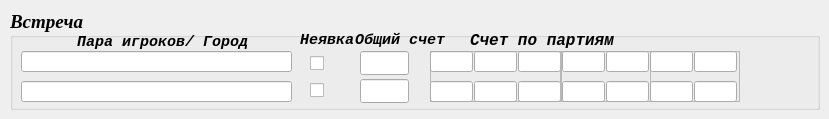
    <widget class="QWidget" name="tab_8">
     <attribute name="title">
      <string>Пары</string>
     </attribute>
     <widget class="QGroupBox" name="groupBox_match_4">
      <property name="geometry">
       <rect>
        <x>10</x>
        <y>10</y>
        <width>810</width>
        <height>100</height>
       </rect>
      </property>
      <property name="font">
       <font>
        <family>Times New Roman</family>
        <pointsize>14</pointsize>
        <weight>75</weight>
        <italic>true</italic>
        <bold>true</bold>
       </font>
      </property>
      <property name="title">
       <string>Встреча</string>
      </property>
      <property name="flat">
       <bool>false</bool>
      </property>
      <widget class="QLabel" name="label_64">
       <property name="geometry">
        <rect>
         <x>460</x>
         <y>22</y>
         <width>181</width>
         <height>16</height>
        </rect>
       </property>
       <property name="font">
        <font>
         <family>Courier New</family>
         <pointsize>12</pointsize>
         <weight>75</weight>
         <italic>true</italic>
         <bold>true</bold>
        </font>
       </property>
       <property name="text">
        <string>Счет по партиям</string>
       </property>
      </widget>
      <widget class="QLabel" name="label_65">
       <property name="geometry">
        <rect>
         <x>345</x>
         <y>22</y>
         <width>101</width>
         <height>16</height>
        </rect>
       </property>
       <property name="font">
        <font>
         <family>Courier New</family>
         <pointsize>11</pointsize>
         <weight>75</weight>
         <italic>true</italic>
         <bold>true</bold>
        </font>
       </property>
       <property name="text">
        <string>Общий счет</string>
       </property>
      </widget>
      <widget class="QPushButton" name="Button_Ok_fin_2">
       <property name="enabled">
        <bool>true</bool>
       </property>
       <property name="geometry">
        <rect>
         <x>730</x>
         <y>36</y>
         <width>71</width>
         <height>61</height>
        </rect>
       </property>
       <property name="autoFillBackground">
        <bool>false</bool>
       </property>
       <property name="text">
        <string/>
       </property>
       <property name="icon">
        <iconset>
         <normaloff>../icons/Ok.png</normaloff>../icons/Ok.png</iconset>
       </property>
       <property name="iconSize">
        <size>
         <width>48</width>
         <height>48</height>
        </size>
       </property>
       <property name="flat">
        <bool>true</bool>
       </property>
      </widget>
      <widget class="QLabel" name="label_79">
       <property name="geometry">
        <rect>
         <x>67</x>
         <y>22</y>
         <width>191</width>
         <height>20</height>
        </rect>
       </property>
       <property name="font">
        <font>
         <family>Courier New</family>
         <pointsize>11</pointsize>
         <weight>75</weight>
         <italic>true</italic>
         <bold>true</bold>
        </font>
       </property>
       <property name="text">
        <string>Пара игроков/ Город</string>
       </property>
      </widget>
      <widget class="QLabel" name="label_80">
       <property name="geometry">
        <rect>
         <x>290</x>
         <y>22</y>
         <width>71</width>
         <height>16</height>
        </rect>
       </property>
       <property name="font">
        <font>
         <family>Courier New</family>
         <pointsize>11</pointsize>
         <weight>75</weight>
         <italic>true</italic>
         <bold>true</bold>
        </font>
       </property>
       <property name="text">
        <string>Неявка</string>
       </property>
      </widget>
      <widget class="QLineEdit" name="lineEdit_pl1_score_total_fin_2">
       <property name="geometry">
        <rect>
         <x>350</x>
         <y>41</y>
         <width>49</width>
         <height>24</height>
        </rect>
       </property>
       <property name="font">
        <font>
         <pointsize>18</pointsize>
        </font>
       </property>
       <property name="alignment">
        <set>Qt::AlignCenter</set>
       </property>
      </widget>
      <widget class="QLineEdit" name="lineEdit_pl2_score_total_fin_2">
       <property name="geometry">
        <rect>
         <x>350</x>
         <y>69</y>
         <width>49</width>
         <height>24</height>
        </rect>
       </property>
       <property name="font">
        <font>
         <pointsize>18</pointsize>
        </font>
       </property>
       <property name="alignment">
        <set>Qt::AlignCenter</set>
       </property>
      </widget>
      <widget class="QCheckBox" name="checkBox_16">
       <property name="geometry">
        <rect>
         <x>300</x>
         <y>43</y>
         <width>21</width>
         <height>20</height>
        </rect>
       </property>
       <property name="text">
        <string/>
       </property>
      </widget>
      <widget class="QCheckBox" name="checkBox_17">
       <property name="geometry">
        <rect>
         <x>300</x>
         <y>70</y>
         <width>21</width>
         <height>20</height>
        </rect>
       </property>
       <property name="text">
        <string/>
       </property>
      </widget>
      <widget class="QLineEdit" name="lineEdit_player1_fin_2">
       <property name="geometry">
        <rect>
         <x>11</x>
         <y>41</y>
         <width>271</width>
         <height>21</height>
        </rect>
       </property>
       <property name="font">
        <font>
         <pointsize>11</pointsize>
        </font>
       </property>
      </widget>
      <widget class="QLineEdit" name="lineEdit_player2_fin_2">
       <property name="geometry">
        <rect>
         <x>11</x>
         <y>71</y>
         <width>271</width>
         <height>21</height>
        </rect>
       </property>
       <property name="font">
        <font>
         <pointsize>11</pointsize>
        </font>
       </property>
      </widget>
      <widget class="QFrame" name="frame_fin_three_2">
       <property name="geometry">
        <rect>
         <x>420</x>
         <y>41</y>
         <width>132</width>
         <height>51</height>
        </rect>
       </property>
       <property name="frameShape">
        <enum>QFrame::StyledPanel</enum>
       </property>
       <property name="frameShadow">
        <enum>QFrame::Raised</enum>
       </property>
       <widget class="QLineEdit" name="lineEdit_pl2_s1_fin_2">
        <property name="geometry">
         <rect>
          <x>0</x>
          <y>30</y>
          <width>43</width>
          <height>21</height>
         </rect>
        </property>
        <property name="font">
         <font>
          <pointsize>16</pointsize>
         </font>
        </property>
        <property name="alignment">
         <set>Qt::AlignCenter</set>
        </property>
       </widget>
       <widget class="QLineEdit" name="lineEdit_pl1_s1_fin_2">
        <property name="geometry">
         <rect>
          <x>0</x>
          <y>0</y>
          <width>43</width>
          <height>21</height>
         </rect>
        </property>
        <property name="font">
         <font>
          <pointsize>16</pointsize>
         </font>
        </property>
        <property name="alignment">
         <set>Qt::AlignCenter</set>
        </property>
       </widget>
       <widget class="QLineEdit" name="lineEdit_pl1_s3_fin_2">
        <property name="geometry">
         <rect>
          <x>88</x>
          <y>0</y>
          <width>43</width>
          <height>21</height>
         </rect>
        </property>
        <property name="font">
         <font>
          <pointsize>16</pointsize>
         </font>
        </property>
        <property name="alignment">
         <set>Qt::AlignCenter</set>
        </property>
       </widget>
       <widget class="QLineEdit" name="lineEdit_pl1_s2_fin_2">
        <property name="geometry">
         <rect>
          <x>44</x>
          <y>0</y>
          <width>43</width>
          <height>21</height>
         </rect>
        </property>
        <property name="font">
         <font>
          <pointsize>16</pointsize>
         </font>
        </property>
        <property name="alignment">
         <set>Qt::AlignCenter</set>
        </property>
       </widget>
       <widget class="QLineEdit" name="lineEdit_pl2_s3_fin_2">
        <property name="geometry">
         <rect>
          <x>88</x>
          <y>30</y>
          <width>43</width>
          <height>21</height>
         </rect>
        </property>
        <property name="font">
         <font>
          <pointsize>16</pointsize>
         </font>
        </property>
        <property name="alignment">
         <set>Qt::AlignCenter</set>
        </property>
       </widget>
       <widget class="QLineEdit" name="lineEdit_pl2_s2_fin_2">
        <property name="geometry">
         <rect>
          <x>44</x>
          <y>30</y>
          <width>43</width>
          <height>21</height>
         </rect>
        </property>
        <property name="font">
         <font>
          <pointsize>16</pointsize>
         </font>
        </property>
        <property name="alignment">
         <set>Qt::AlignCenter</set>
        </property>
       </widget>
      </widget>
      <widget class="QFrame" name="frame_fin_five_2">
       <property name="geometry">
        <rect>
         <x>550</x>
         <y>41</y>
         <width>91</width>
         <height>51</height>
        </rect>
       </property>
       <property name="frameShape">
        <enum>QFrame::StyledPanel</enum>
       </property>
       <property name="frameShadow">
        <enum>QFrame::Raised</enum>
       </property>
       <widget class="QLineEdit" name="lineEdit_pl2_s4_fin_2">
        <property name="geometry">
         <rect>
          <x>2</x>
          <y>30</y>
          <width>43</width>
          <height>21</height>
         </rect>
        </property>
        <property name="font">
         <font>
          <pointsize>16</pointsize>
         </font>
        </property>
        <property name="alignment">
         <set>Qt::AlignCenter</set>
        </property>
       </widget>
       <widget class="QLineEdit" name="lineEdit_pl1_s4_fin_2">
        <property name="geometry">
         <rect>
          <x>2</x>
          <y>0</y>
          <width>43</width>
          <height>21</height>
         </rect>
        </property>
        <property name="font">
         <font>
          <pointsize>16</pointsize>
         </font>
        </property>
        <property name="alignment">
         <set>Qt::AlignCenter</set>
        </property>
       </widget>
       <widget class="QLineEdit" name="lineEdit_pl1_s5_fin_2">
        <property name="geometry">
         <rect>
          <x>46</x>
          <y>0</y>
          <width>43</width>
          <height>21</height>
         </rect>
        </property>
        <property name="font">
         <font>
          <pointsize>16</pointsize>
         </font>
        </property>
        <property name="alignment">
         <set>Qt::AlignCenter</set>
        </property>
       </widget>
       <widget class="QLineEdit" name="lineEdit_pl2_s5_fin_2">
        <property name="geometry">
         <rect>
          <x>46</x>
          <y>30</y>
          <width>43</width>
          <height>21</height>
         </rect>
        </property>
        <property name="font">
         <font>
          <pointsize>16</pointsize>
         </font>
        </property>
        <property name="alignment">
         <set>Qt::AlignCenter</set>
        </property>
       </widget>
      </widget>
      <widget class="QFrame" name="frame_fin_seven_2">
       <property name="geometry">
        <rect>
         <x>640</x>
         <y>41</y>
         <width>90</width>
         <height>51</height>
        </rect>
       </property>
       <property name="frameShape">
        <enum>QFrame::StyledPanel</enum>
       </property>
       <property name="frameShadow">
        <enum>QFrame::Raised</enum>
       </property>
       <widget class="QLineEdit" name="lineEdit_pl2_s6_fin_2">
        <property name="geometry">
         <rect>
          <x>0</x>
          <y>30</y>
          <width>43</width>
          <height>21</height>
         </rect>
        </property>
        <property name="font">
         <font>
          <pointsize>16</pointsize>
         </font>
        </property>
        <property name="alignment">
         <set>Qt::AlignCenter</set>
        </property>
       </widget>
       <widget class="QLineEdit" name="lineEdit_pl1_s6_fin_2">
        <property name="geometry">
         <rect>
          <x>0</x>
          <y>0</y>
          <width>43</width>
          <height>21</height>
         </rect>
        </property>
        <property name="font">
         <font>
          <pointsize>16</pointsize>
         </font>
        </property>
        <property name="alignment">
         <set>Qt::AlignCenter</set>
        </property>
       </widget>
       <widget class="QLineEdit" name="lineEdit_pl1_s7_fin_2">
        <property name="geometry">
         <rect>
          <x>44</x>
          <y>0</y>
          <width>43</width>
          <height>21</height>
         </rect>
        </property>
        <property name="font">
         <font>
          <pointsize>16</pointsize>
         </font>
        </property>
        <property name="alignment">
         <set>Qt::AlignCenter</set>
        </property>
       </widget>
       <widget class="QLineEdit" name="lineEdit_pl2_s7_fin_2">
        <property name="geometry">
         <rect>
          <x>44</x>
          <y>30</y>
          <width>43</width>
          <height>21</height>
         </rect>
        </property>
        <property name="font">
         <font>
          <pointsize>16</pointsize>
         </font>
        </property>
        <property name="alignment">
         <set>Qt::AlignCenter</set>
        </property>
       </widget>
      </widget>
     </widget>
    </widget>
